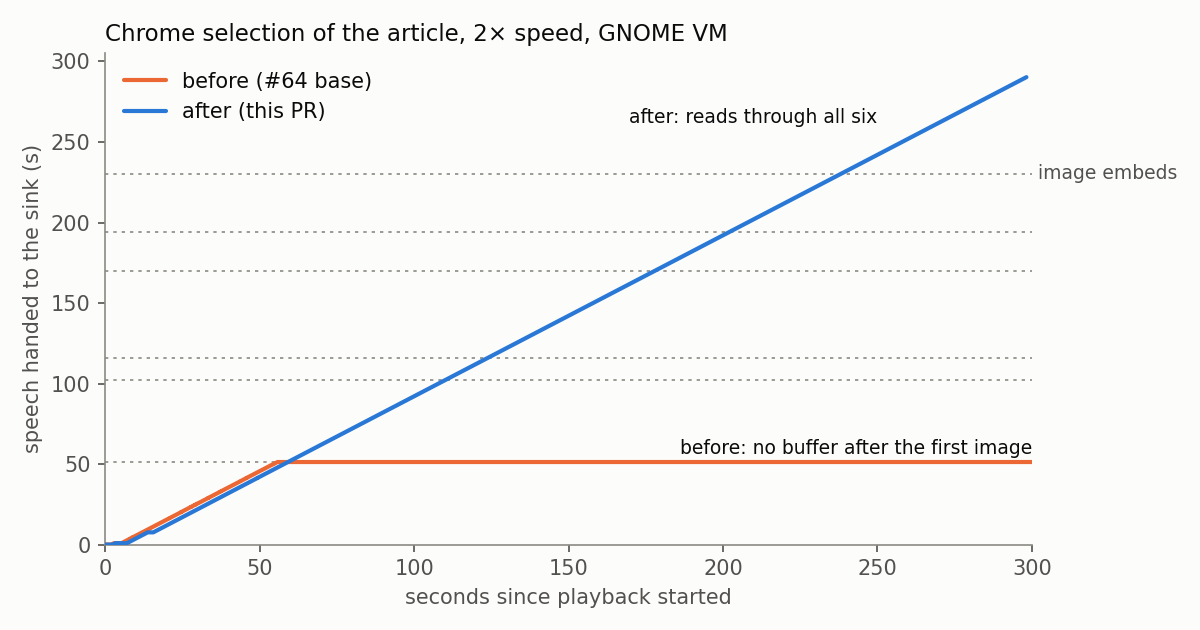

Write the Python code that produced this figure.
import re, sys
import matplotlib
matplotlib.use("Agg")
import matplotlib.pyplot as plt

def t(s):
    h, m, sec = s.split(":")
    return int(h) * 3600 + int(m) * 60 + float(sec)

def first_playback(path):
    pops, starts = [], []
    for line in open(path):
        if "gst_app_src_start" in line:
            starts.append((len(pops), t(line.split()[0])))
        m = re.search(r"pop buffer buffer: \S+ pts (\S+), dts \S+, dur (\S+), size (\d+)", line)
        if m:
            pops.append((t(line.split()[0]), t(m.group(1)), t(m.group(2)), int(m.group(3))))
    end = starts[1][0] if len(starts) > 1 else len(pops)
    t0 = starts[0][1]
    xs, ys, speech = [0.0], [0.0], 0.0
    for wall, pts, dur, size in pops[:end]:
        if size != 4800:
            xs.append(wall - t0)
            ys.append(speech)
            speech += dur
            xs.append(wall - t0 + dur)
            ys.append(speech)
    return xs, ys, (starts[1][1] - t0 if len(starts) > 1 else None)

bx, by, breset = first_playback(sys.argv[1])
ax_, ay, _ = first_playback(sys.argv[2])
images = [float(v) for v in sys.argv[3].split(",")]

ink, ink2, muted, surface = "#0b0b0b", "#52514e", "#8a8984", "#fcfcfb"
before, after = "#eb6834", "#2a78d6"
fig, ax = plt.subplots(figsize=(8, 4.2), dpi=150)
fig.patch.set_facecolor(surface)
ax.set_facecolor(surface)
for y in images:
    ax.axhline(y, color=muted, lw=0.8, ls=(0, (2, 3)), zorder=1)
ax.text(302, images[-1], "image embeds", color=ink2, fontsize=9, va="center", ha="left")
xmax = 300
bx2 = [x for x in bx if x <= xmax] + [xmax]
by2 = by[: len(bx2) - 1] + [by[len(bx2) - 2]]
ax.plot(bx2, by2, color=before, lw=2, zorder=3, solid_capstyle="round", label="before (#64 base)")
ax.plot([x for x in ax_ if x <= xmax], ay[: len([x for x in ax_ if x <= xmax])], color=after, lw=2, zorder=3, solid_capstyle="round", label="after (this PR)")
ax.text(xmax * 0.62, by2[-1] + 5, "before: no buffer after the first image", color=ink, fontsize=9)
ax.text(250, 262, "after: reads through all six", color=ink, fontsize=9, ha="right")
ax.set_xlim(0, xmax)
ax.set_ylim(0, max(ay[: len([x for x in ax_ if x <= xmax])]) + 15)
ax.set_xlabel("seconds since playback started", color=ink2)
ax.set_ylabel("speech handed to the sink (s)", color=ink2)
ax.set_title("Chrome selection of the article, 2× speed, GNOME VM", color=ink, fontsize=11, loc="left")
for s in ("top", "right"):
    ax.spines[s].set_visible(False)
for s in ("left", "bottom"):
    ax.spines[s].set_color(muted)
ax.tick_params(colors=ink2)
ax.grid(False)
leg = ax.legend(loc="upper left", frameon=False)
for text in leg.get_texts():
    text.set_color(ink)
fig.tight_layout()
fig.savefig(sys.argv[4], facecolor=surface)
